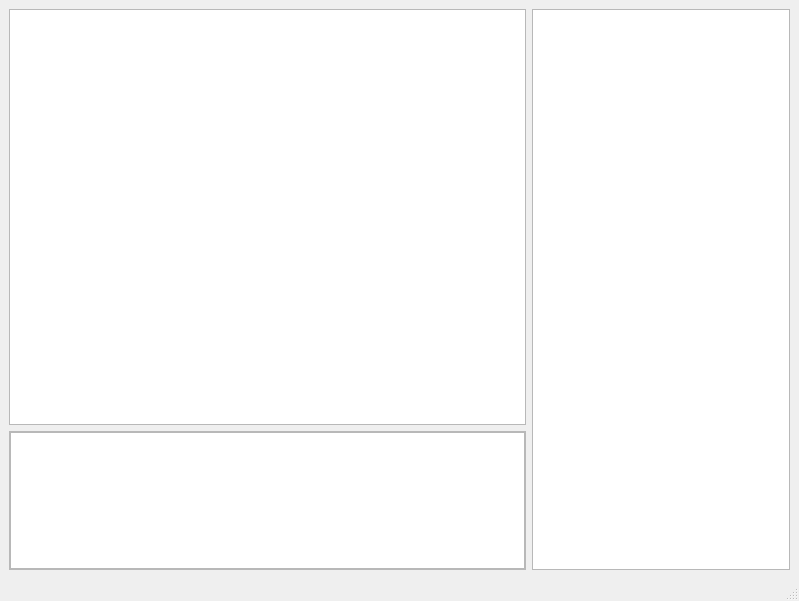
<?xml version="1.0" encoding="UTF-8"?>
<ui version="4.0">
 <class>MainWindow</class>
 <widget class="QMainWindow" name="MainWindow">
  <property name="geometry">
   <rect>
    <x>0</x>
    <y>0</y>
    <width>799</width>
    <height>601</height>
   </rect>
  </property>
  <property name="windowTitle">
   <string>P2P-Messenger</string>
  </property>
  <widget class="QWidget" name="centralwidget">
   <property name="enabled">
    <bool>true</bool>
   </property>
   <layout class="QGridLayout" rowstretch="3,1" columnstretch="2,1">
    <item row="0" column="0">
     <widget class="QListView" name="listViewHistory">
      <property name="editTriggers">
       <set>QAbstractItemView::NoEditTriggers</set>
      </property>
     </widget>
    </item>
    <item row="1" column="0">
     <widget class="QScrollArea" name="scrollArea">
      <property name="autoFillBackground">
       <bool>false</bool>
      </property>
      <property name="widgetResizable">
       <bool>true</bool>
      </property>
      <widget class="QWidget" name="scrollAreaWidgetContents">
       <property name="geometry">
        <rect>
         <x>0</x>
         <y>0</y>
         <width>515</width>
         <height>131</height>
        </rect>
       </property>
       <layout class="QVBoxLayout" name="verticalLayout_2">
        <property name="spacing">
         <number>0</number>
        </property>
        <property name="leftMargin">
         <number>0</number>
        </property>
        <property name="topMargin">
         <number>0</number>
        </property>
        <property name="rightMargin">
         <number>0</number>
        </property>
        <property name="bottomMargin">
         <number>0</number>
        </property>
        <item>
         <widget class="QTextEdit" name="textEditMessage"/>
        </item>
       </layout>
      </widget>
     </widget>
    </item>
    <item row="0" column="1" rowspan="2">
     <widget class="QListView" name="listViewContacts">
      <property name="editTriggers">
       <set>QAbstractItemView::NoEditTriggers</set>
      </property>
     </widget>
    </item>
   </layout>
  </widget>
  <widget class="QMenuBar" name="menubar">
   <property name="geometry">
    <rect>
     <x>0</x>
     <y>0</y>
     <width>799</width>
     <height>22</height>
    </rect>
   </property>
  </widget>
  <widget class="QStatusBar" name="statusbar"/>
 </widget>
 <resources/>
 <connections/>
</ui>
